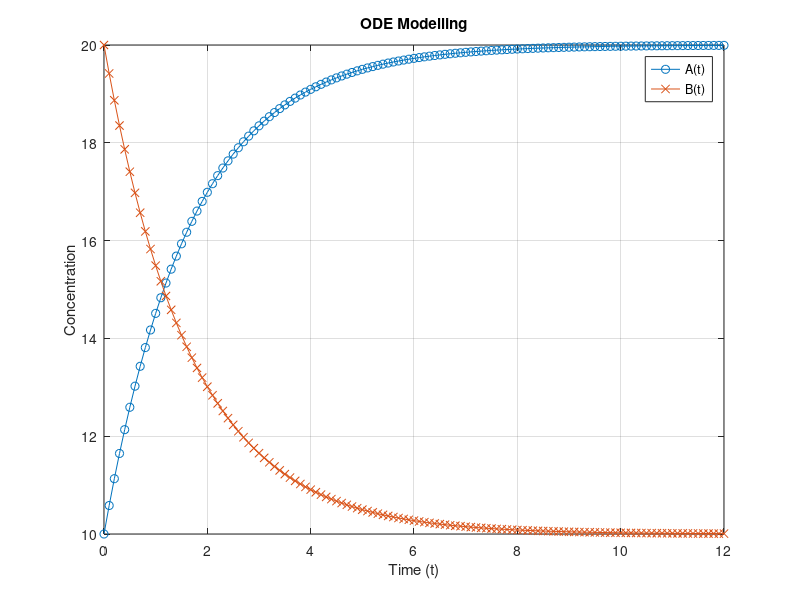

This figure's MATLAB source:
%Problem definition
%Simple model which includes a reversible chemical reaction between A <-> B
%Rate constant are given and time for simulation is given along with Initial concentrations of A and B.
%Differential equations are written with repsect to rate of chnage of A and B and given as follows.
%dA/dt = -k1[A] + k2[B]
%dB/dt = k1[A] - k2[B]



%Define parameters
k1 =  0.2
k2 = 0.4

%timespan
t_min = 0;
t_max = 12;
t_span = [t_min:0.1:t_max]

%initial conditions
A0 = 10;
B0 = 20;

%Define ODE System
biplab_1 = @(t,y) [
    -k1 * y(1) + k2 *y(2); %dA/dt
     k1 * y(1) - k2 *y(2); %dB/dt
    ];

%Solve
[t,y] = ode45(biplab_1, t_span, [A0, B0])

%Plotting
figure;
plot(t, y(:,1), '-o', 'DisplayName', 'A(t)');
hold on;
plot(t, y(:,2), '-x', 'DisplayName', 'B(t)');
xlabel("Time (t)");
ylabel("Concentration")
legend;
title('ODE Modelling');
grid on;


